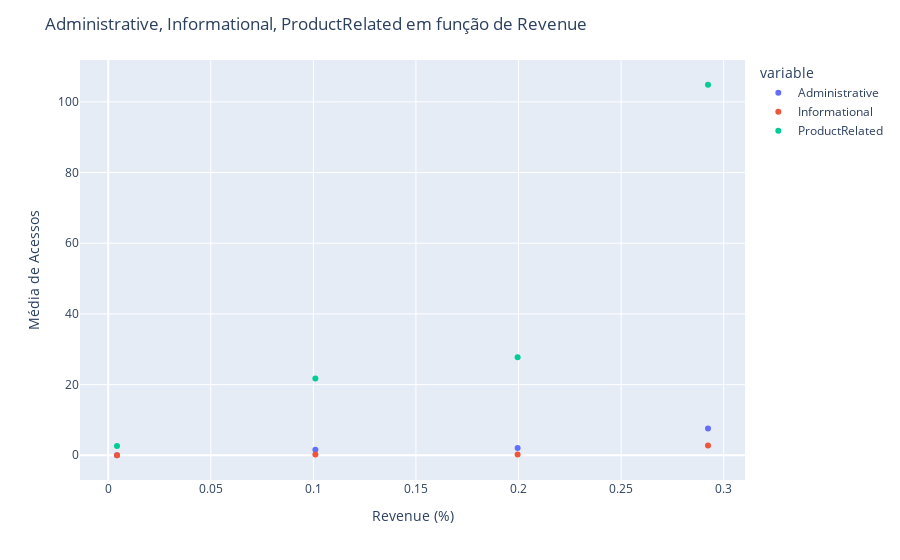
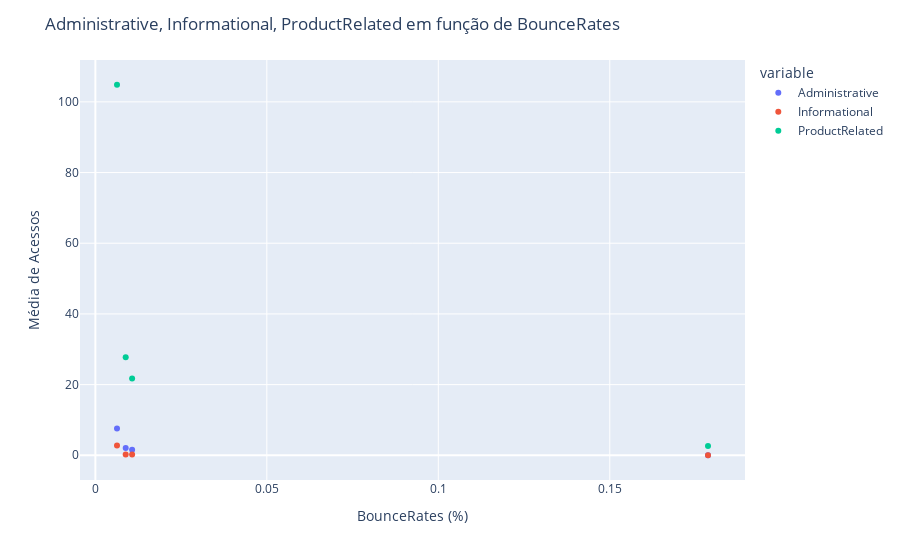

The cell these charts' notebook holds for them, in order:
### Markdown cell above
#### Testando para k=4

### Code cell
agrupar_e_agregar(df, df_pad, 4)

### Figure 1 — Plotly figure (JSON) as saved in the notebook; plotly's stock layout.template omitted (floating-point values rounded to 4 significant figures)
{"data": [{"hovertemplate": "variable=Administrative<br>Revenue=%{x}<br>value=%{y}<extra></extra>", "legendgroup": "Administrative", "marker": {"color": "#636efa", "symbol": "circle"}, "mode": "markers", "name": "Administrative", "orientation": "v", "showlegend": true, "type": "scatter", "x": [0.1996, 0.101, 0.2924, 0.004283], "xaxis": "x", "y": [2.065, 1.588, 7.59, 0.0364], "yaxis": "y"}, {"hovertemplate": "variable=Informational<br>Revenue=%{x}<br>value=%{y}<extra></extra>", "legendgroup": "Informational", "marker": {"color": "#EF553B", "symbol": "circle"}, "mode": "markers", "name": "Informational", "orientation": "v", "showlegend": true, "type": "scatter", "x": [0.1996, 0.101, 0.2924, 0.004283], "xaxis": "x", "y": [0.2564, 0.2367, 2.788, 0.009636], "yaxis": "y"}, {"hovertemplate": "variable=ProductRelated<br>Revenue=%{x}<br>value=%{y}<extra></extra>", "legendgroup": "ProductRelated", "marker": {"color": "#00cc96", "symbol": "circle"}, "mode": "markers", "name": "ProductRelated", "orientation": "v", "showlegend": true, "type": "scatter", "x": [0.1996, 0.101, 0.2924, 0.004283], "xaxis": "x", "y": [27.74, 21.72, 104.8, 2.608], "yaxis": "y"}], "layout": {"legend": {"title": {"text": "variable"}, "tracegroupgap": 0}, "margin": {"t": 60}, "title": {"text": "Administrative, Informational, ProductRelated em função de Revenue"}, "xaxis": {"anchor": "y", "domain": [0, 1], "title": {"text": "Revenue (%)"}}, "yaxis": {"anchor": "x", "domain": [0, 1], "title": {"text": "Média de Acessos"}}}}

### Figure 2 — Plotly figure (JSON) as saved in the notebook; plotly's stock layout.template omitted (floating-point values rounded to 4 significant figures)
{"data": [{"hovertemplate": "variable=Administrative<br>BounceRates=%{x}<br>value=%{y}<extra></extra>", "legendgroup": "Administrative", "marker": {"color": "#636efa", "symbol": "circle"}, "mode": "markers", "name": "Administrative", "orientation": "v", "showlegend": true, "type": "scatter", "x": [0.008844, 0.01071, 0.006309, 0.1786], "xaxis": "x", "y": [2.065, 1.588, 7.59, 0.0364], "yaxis": "y"}, {"hovertemplate": "variable=Informational<br>BounceRates=%{x}<br>value=%{y}<extra></extra>", "legendgroup": "Informational", "marker": {"color": "#EF553B", "symbol": "circle"}, "mode": "markers", "name": "Informational", "orientation": "v", "showlegend": true, "type": "scatter", "x": [0.008844, 0.01071, 0.006309, 0.1786], "xaxis": "x", "y": [0.2564, 0.2367, 2.788, 0.009636], "yaxis": "y"}, {"hovertemplate": "variable=ProductRelated<br>BounceRates=%{x}<br>value=%{y}<extra></extra>", "legendgroup": "ProductRelated", "marker": {"color": "#00cc96", "symbol": "circle"}, "mode": "markers", "name": "ProductRelated", "orientation": "v", "showlegend": true, "type": "scatter", "x": [0.008844, 0.01071, 0.006309, 0.1786], "xaxis": "x", "y": [27.74, 21.72, 104.8, 2.608], "yaxis": "y"}], "layout": {"legend": {"title": {"text": "variable"}, "tracegroupgap": 0}, "margin": {"t": 60}, "title": {"text": "Administrative, Informational, ProductRelated em função de BounceRates"}, "xaxis": {"anchor": "y", "domain": [0, 1], "title": {"text": "BounceRates (%)"}}, "yaxis": {"anchor": "x", "domain": [0, 1], "title": {"text": "Média de Acessos"}}}}
